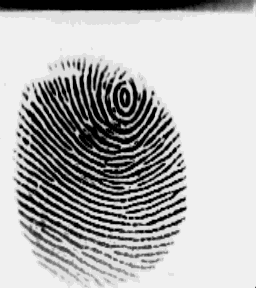
#> input picture watermarkRecover_LSB_Python/Finger.bmp, 256 x 288 px
$ python Watermarking_LSB.py
#> lines starting #> are read from the running program, lines starting #| are printed output that depends on the picture; after the words box and inside, x2 and y2 are one past the last pixel; in counts of white or black regions, pixels touching at a corner belong together
import numpy as np
import cv2 as cv
import matplotlib.pyplot as plt
from PIL import Image

# Function that loads images
def loadImage(path):
#> called with path = 'Finger.bmp'
    with Image.open(path) as img:
#> img is the input picture: PIL image 256x288 L; min 0, max 240, mean 178.4
#> call 2 of loadImage, with path = 'ID.png'
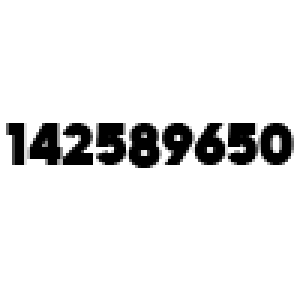
#> input picture watermarkRecover_LSB_Python/ID.png, 100 x 100 px (shown 3 times larger)
#> in loadImage, img is the input picture: PIL image 100x100 RGBA; mean R, G, B, A 231.8, 231.8, 231.8, 255
        image = np.array(img)
    return image

# Function used for binarization
def watermarkProcessing(watermark):
    watermark_gray = cv.cvtColor(watermark, cv.COLOR_RGB2GRAY)  # Convert to grayscale if needed
    _, watermarkP = cv.threshold(watermark_gray, 127, 1, cv.THRESH_BINARY)
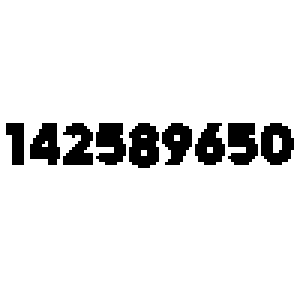
#> watermarkP: shape (100, 100) (shown 3 times larger); values 0 (black) and 1 (white), 91.1% white; 9 black regions, largest, box (x1, y1, x2, y2) and area: (43, 41, 53, 56) 120, (76, 41, 86, 55) 109, (87, 41, 98, 55) 109
    return watermarkP

# Watermarking function using the LSB method
def watermarking_LSB(image, watermark, n_LSB):
    watermarked = image.copy()  # Make a copy to avoid modifying the original image
    match n_LSB:
        case 1:
            for i in range(watermark.shape[0]):
                for j in range(watermark.shape[1]):
                    # Ensure we use integer values for bin operations
                    watermarked[i][j] = int((bin(image[i][j])[2:-1] + bin(int(watermark[i][j]))[2]), 2)
        case 2:
            for i in range(watermark.shape[0]):
                for j in range(watermark.shape[1]):
                    # Ensure we use integer values for bin operations
                    watermarked[i][j] = int((bin(image[i][j])[2:-2] + bin(int(watermark[i][j]))[2]) + bin(image[i][j])[-1], 2)
        case 3:
            for i in range(watermark.shape[0]):
                for j in range(watermark.shape[1]):
                    # Ensure we use integer values for bin operations
                    watermarked[i][j] = int((bin(image[i][j])[2:-3] + bin(int(watermark[i][j]))[2]) + bin(image[i][j])[8:], 2)
        case 4:
            for i in range(watermark.shape[0]):
                for j in range(watermark.shape[1]):
                    # Ensure we use integer values for bin operations
                    watermarked[i][j] = int((bin(image[i][j])[2:-4] + bin(int(watermark[i][j]))[2]) + bin(image[i][j])[7:], 2)

    return watermarked

def main():
    fingerprint_path = "Finger.bmp"
    watermark_path = "ID.png"
    n_LSB = 4

    fingerprint = loadImage(fingerprint_path)
    watermark = loadImage(watermark_path)
    watermark = watermarkProcessing(watermark)
    watermark = watermark.astype(np.uint8)  # Ensure watermark is of type uint8
    watermarked = watermarking_LSB(fingerprint, watermark, n_LSB)
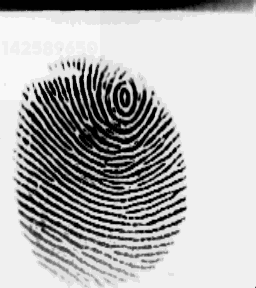
#> watermarked: shape (288, 256); 12.35% of pixels changed, all inside (x1, y1, x2, y2) = (0, 0, 100, 100)

    plt.figure()
    plt.imshow(watermarked, cmap='gray')
    plt.show()

    save_path = "watermarked_LSB4.png"
    watermarked = np.uint8(watermarked)  # Ensure 'watermarked' array is of type np.uint8
    try:
        if cv.imwrite(save_path, watermarked):
            print(f"Image successfully saved at: {save_path}")
        else:
            print(f"Failed to save image at: {save_path}")
    except Exception as e:
        print(f"Error saving image: {e}")

if __name__ == "__main__":
    main()
